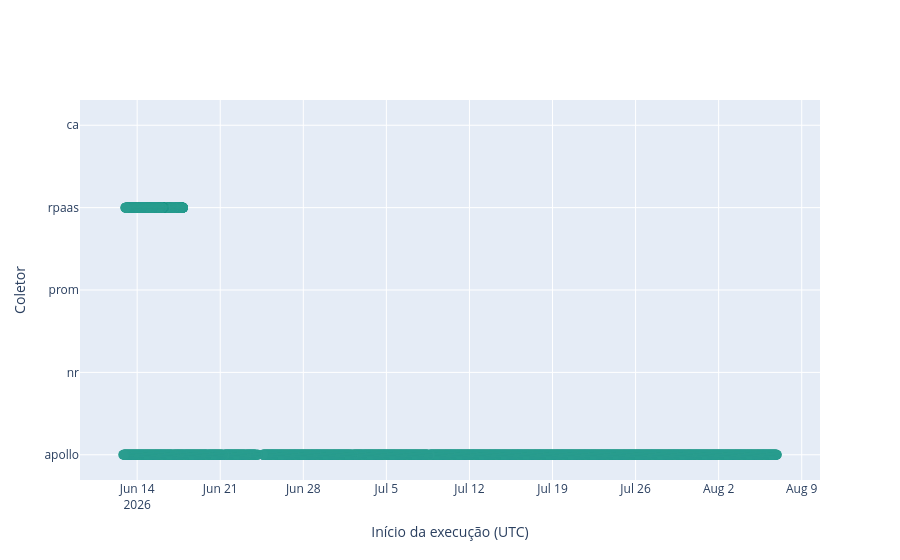

Notebook code cell kept with this figure:
### Markdown cell above
## 6. Execuções dos coletores

Essa tabela explica como os coletores se comportaram. `collector` identifica o processo lógico; `started_at` e `finished_at` são horários de execução em UTC; `duration_s` mede tempo gasto; `rows_written` mostra produção efetiva; e `status` marca se a execução terminou (`complete`) ou ficou pela metade (`incomplete`).

### Code cell
collector_health = load_collector_health(engine)
display(collector_health)
collector_timeline(collector_health).show()

### Figure 1 — Plotly figure (JSON) as saved in the notebook; plotly's stock layout.template omitted (floating-point values rounded to 4 significant figures; data arrays with more than 128 entries replaced by an {"elided": "..."} marker saying what was removed)
{"data": [{"marker": {"color": {"elided": "19376 str values"}, "size": 10}, "mode": "markers", "name": "execução", "text": {"elided": "19376 str values"}, "type": "scatter", "x": {"elided": "19376 str values"}, "y": {"elided": "19376 str values"}}], "layout": {"xaxis": {"title": {"text": "Início da execução (UTC)"}}, "yaxis": {"title": {"text": "Coletor"}}}}
